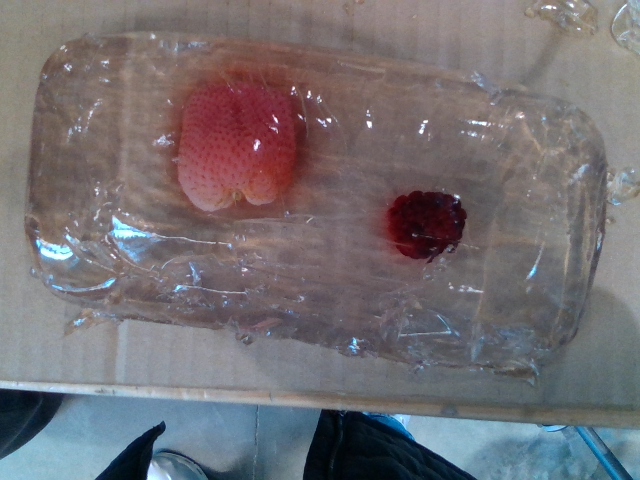
#> input picture capstone/vision/rs.png, 640 x 480 px
$ python -i detect_lesion.py   (imports and definitions only)
#> lines starting #> are read from the running program, lines starting #| are printed output that depends on the picture; after the words box and inside, x2 and y2 are one past the last pixel; in counts of white or black regions, pixels touching at a corner belong together
#> further down, picture is the input picture: shape (480, 640, 3); mean B, G, R 114.7, 110.8, 115.5
import cv2
try:
    import pyrealsense2 as rs
except ImportError:
    print("pyrealsense2 not found. Make sure to install the RealSense SDK.")
import numpy as np
import time
from math import pi


def draw_target(img, x, y, w, h):
    cv2.line(
        img,
        (x + int(w / 2), y + int(h / 4)),
        (x + int(w / 2), y + int(3 * h / 4)),
        255,
    )  # Vertical Line
    cv2.line(
        img,
        (x + int(w / 4), y + int(h / 2)),
        (x + int(3 * w / 4), y + int(h / 2)),
        255,
    )  # Horizontal Line


def contour_check(img, contours, min_area):
    result = []
    circularity_threshold = 0.4
    for cnt in contours:
        area = cv2.contourArea(cnt)
        if area < min_area:
            continue
        print(area)
        perimeter = cv2.arcLength(cnt, True)
        if perimeter == 0:
            continue
        circularity = 4 * pi * area / (perimeter**2)
        if circularity > circularity_threshold:
            x, y, w, h = cv2.boundingRect(cnt)
            cv2.drawContours(img, [cnt], -1, (0, 255, 0), 2)
            draw_target(img, x, y, w, h)
            result.append((x + w // 2, y + h // 2))
    return result


# [18 lines left out: functions same_location, detect_stable_location, not called in this run]


def detect(img):
    original = img.copy()
    mid_points = []

    hsv = cv2.cvtColor(img, cv2.COLOR_BGR2HSV)
#> hsv: shape (480, 640, 3); mean H, S, V 82.2, 51.5, 126.1

    lower_strawberry1 = np.array([0, 100, 80])
    upper_strawberry1 = np.array([10, 255, 255])
    lower_strawberry2 = np.array([160, 100, 80])
    upper_strawberry2 = np.array([179, 255, 255])

    lower_blackberry = np.array([120, 50, 0])
    upper_blackberry = np.array([180, 255, 80])

    mask_strawberry1 = cv2.inRange(hsv, lower_strawberry1, upper_strawberry1)
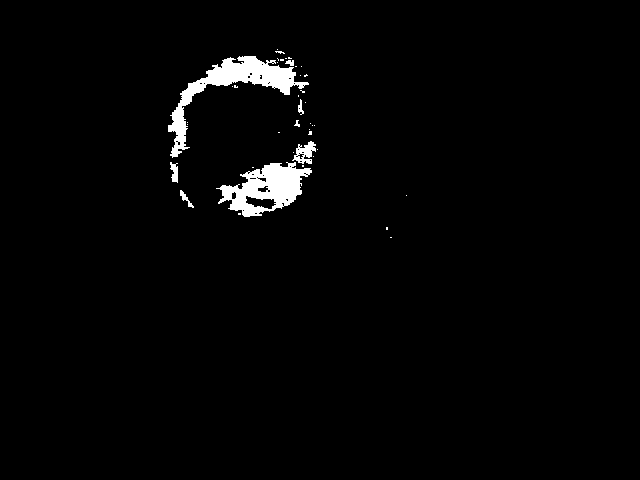
#> mask_strawberry1: shape (480, 640); 2.1% white; 41 white regions (33 under 20 px), largest, box (x1, y1, x2, y2) and area: (168, 56, 309, 158) 3026, (216, 162, 312, 217) 2623, (292, 141, 316, 164) 287
    mask_strawberry2 = cv2.inRange(hsv, lower_strawberry2, upper_strawberry2)
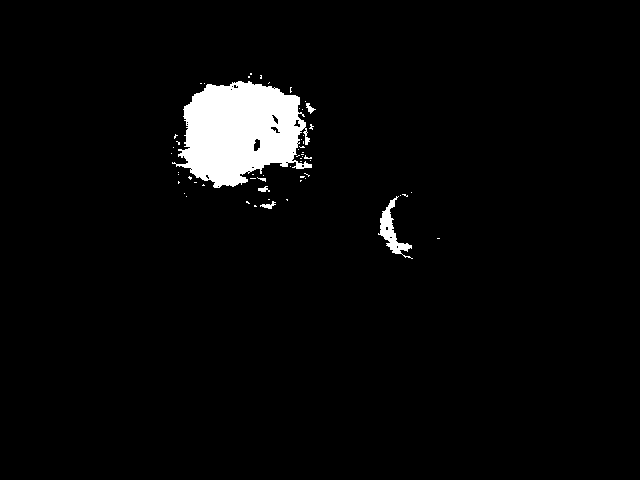
#> mask_strawberry2: shape (480, 640); 3.5% white; 58 white regions (52 under 20 px), largest, box (x1, y1, x2, y2) and area: (172, 81, 312, 188) 9837, (378, 196, 413, 259) 645, (260, 201, 276, 209) 57, (306, 103, 316, 114) 49, (258, 186, 270, 192) 42, (257, 177, 266, 182) 20
    mask_strawberry = cv2.bitwise_or(mask_strawberry1, mask_strawberry2)
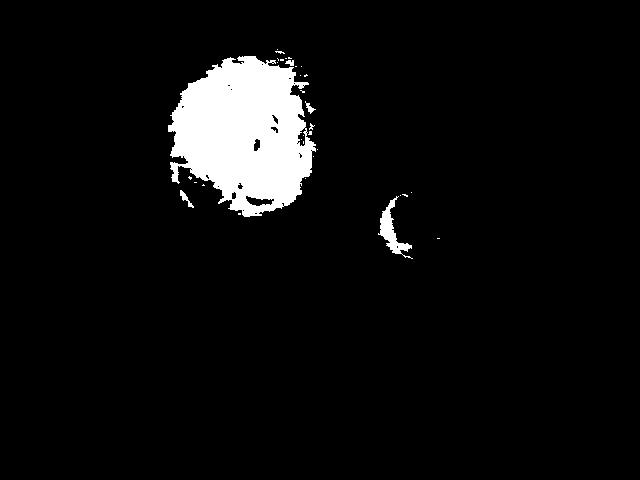
#> mask_strawberry: shape (480, 640); 5.6% white; 33 white regions (28 under 20 px), largest, box (x1, y1, x2, y2) and area: (168, 56, 316, 217) 16239, (378, 196, 413, 259) 653, (180, 190, 194, 208) 78, (305, 101, 316, 114) 51, (285, 60, 294, 66) 37

    mask_blackberry = cv2.inRange(hsv, lower_blackberry, upper_blackberry)
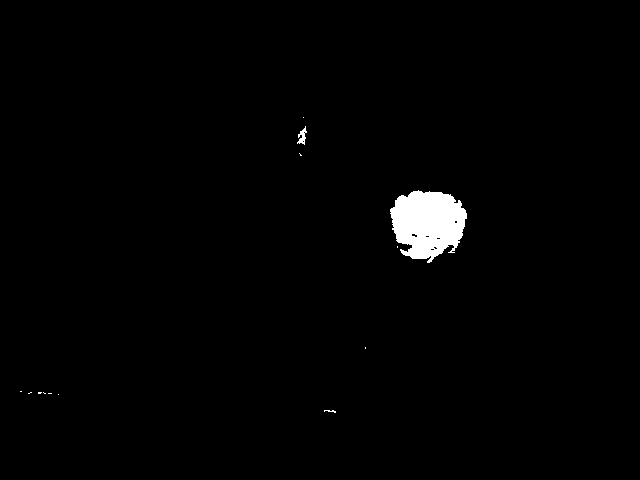
#> mask_blackberry: shape (480, 640); 1.3% white; 13 white regions (11 under 20 px), largest, box (x1, y1, x2, y2) and area: (390, 190, 467, 263) 3990, (297, 126, 307, 145) 89

    kernel = cv2.getStructuringElement(cv2.MORPH_ELLIPSE, (5, 5))
    mask_strawberry = cv2.morphologyEx(
        mask_strawberry, cv2.MORPH_CLOSE, kernel, iterations=2)
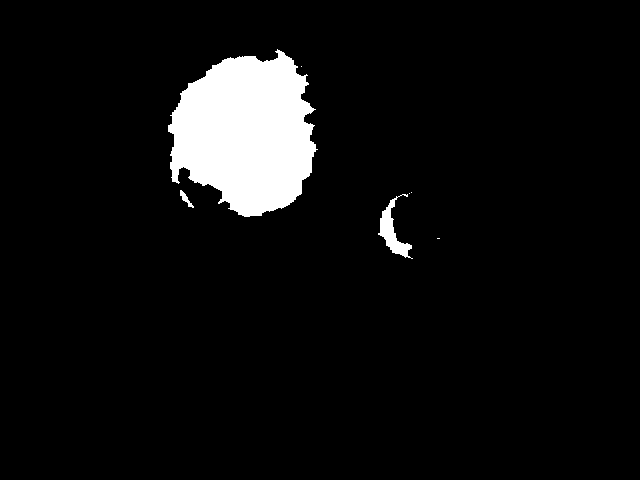
#> mask_strawberry: shape (480, 640); 6.1% white; 7 white regions (4 under 20 px), largest, box (x1, y1, x2, y2) and area: (168, 49, 318, 217) 17832, (378, 194, 413, 259) 743, (180, 190, 194, 208) 84
    mask_blackberry = cv2.morphologyEx(
        mask_blackberry, cv2.MORPH_CLOSE, kernel, iterations=2)
#> mask_blackberry: shape (480, 640); 1.4% white; 12 white regions (10 under 20 px)

    contours_strawberry, _ = cv2.findContours(
        mask_strawberry, cv2.RETR_EXTERNAL, cv2.CHAIN_APPROX_SIMPLE)
#> contours_strawberry = 7 contours, 4 with area under 20; largest, box (x1, y1, x2, y2) and area: (168, 49, 318, 217) 17526, (378, 194, 413, 259) 646, (180, 190, 194, 208) 62
    contours_blackberry, _ = cv2.findContours(
        mask_blackberry, cv2.RETR_EXTERNAL, cv2.CHAIN_APPROX_SIMPLE)
#> contours_blackberry = 12 contours, 10 with area under 20; largest, box (x1, y1, x2, y2) and area: (390, 190, 467, 263) 4084, (297, 126, 307, 145) 83

    midpoints_strawberry = contour_check(original, contours_strawberry, 550)
#> the loop in contour_check, `for cnt in contours:` made 7 passes
#> (area, perimeter, circularity, x, y, w, h) on pass 7: (17526, 695.3, 0.456, 168, 49, 150, 168)
#> (area, perimeter, circularity) on pass 2: (645.5, 217.4, 0.172)
#| 645.5
#| 17526.0
#> after the loop in contour_check, `for cnt in contours:`: result = [(243, 133)]
#> midpoints_strawberry = [(243, 133)]
    midpoints_blackberry = contour_check(original, contours_blackberry, 280)
#> call 2 of contour_check, with min_area = 280
#> the loop in contour_check (call 2), `for cnt in contours:` made 12 passes
#> (area, perimeter, circularity, x, y, w, h) on pass 9: (4084, 263.8, 0.737, 390, 190, 77, 73)
#> area on pass 11: 83
#| 4084.0
#> after the loop in contour_check (call 2), `for cnt in contours:`:
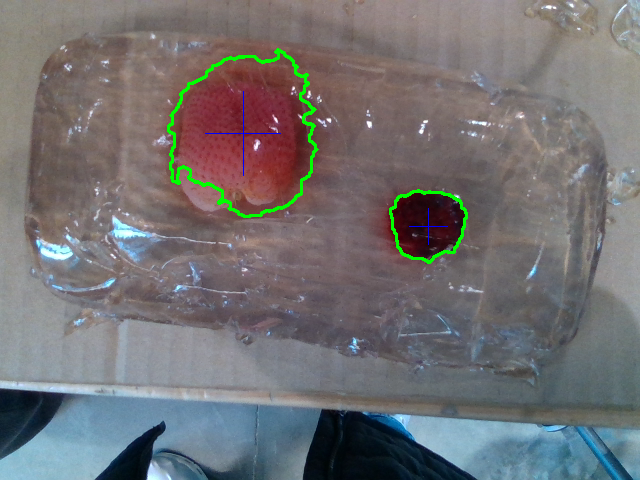
#> img: shape (480, 640, 3); mean B, G, R 114.2, 112.6, 114.4
#> after the loop in contour_check (call 2), `for cnt in contours:`: result = [(428, 226)]
#> midpoints_blackberry = [(428, 226)]

    largest_area = 0
    largest_point = (-1, -1)
    # mid_points.extend(midpoints_strawberry)
    # mid_points.extend(midpoints_blackberry)
    for cnt in contours_strawberry + contours_blackberry:
        area = cv2.contourArea(cnt)
        if area > largest_area:
            largest_area = area
            x, y, w, h = cv2.boundingRect(cnt)
            largest_point = (x + w // 2, y + h // 2)
#> this loop made 19 passes
#> (area, largest_area, x, y, w, h, largest_point) on passes 2, 7: (645.5, 645.5, 378, 194, 35, 65, (395, 226)), (17526, 17526, 168, 49, 150, 168, (243, 133))
#> area on passes 5, 16, 18: 61.5, 4084, 83
#> after the loop, h = 168; largest_area = 17526; w = 150; x = 168; y = 49

    return largest_point
    # [7 lines of commented-out code are left out]


# [31 lines left out: functions vision_setup, get_color_image, not called in this run]


# [16 lines not run here, left out]

>>> import cv2
>>> picture = cv2.imread('rs.png')
>>> result = detect(picture)
#> result = (243, 133)
